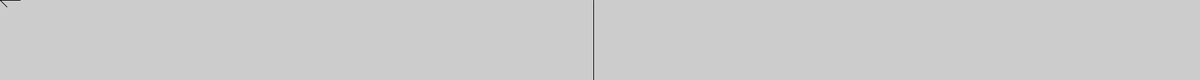
Frame 1 (no input)
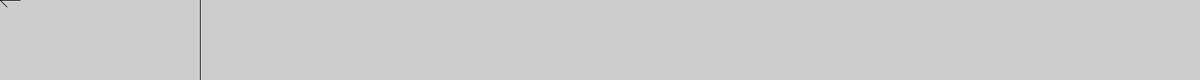
Frame 60 (the mouse pressed at the canvas centre just before this capture)
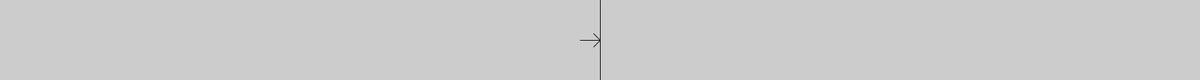
Frame 120 (the mouse held since frame 60 and released just before this capture)

The Processing sketch that drew these frames (run headless with seeded random() and noise(); from frame 60 on, the mouse is pressed at the canvas centre):

// Processing sketch: 追いかける
// ── 追いかける.pde
float x;
int offset = 10;
void setup() {
  size(1800,120);
  smooth();
  x = width/2;
}

void draw () {
  background(204);
  if (mouseX > x) {
    x += 10;
    offset = -10;
  }
  
  if (mouseX < x) {
    x -= 10;
    offset = 10;
  }
  
  line(x,0,x,height);
  line(mouseX, mouseY, mouseX + offset, mouseY-10);
  line(mouseX, mouseY, mouseX + offset, mouseY+10);
  line(mouseX, mouseY, mouseX + offset*3, mouseY);
}
